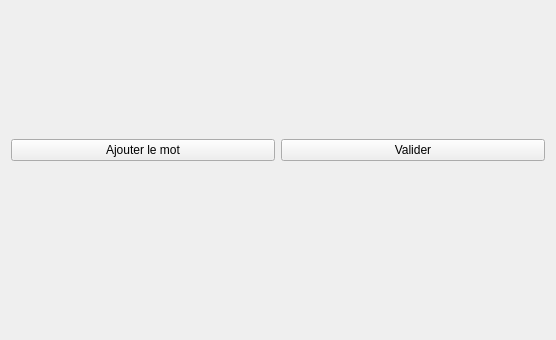
<?xml version="1.0" encoding="UTF-8"?>
<ui version="4.0">
 <class>WidgetNewVocabLastStep</class>
 <widget class="QWidget" name="WidgetNewVocabLastStep">
  <property name="geometry">
   <rect>
    <x>0</x>
    <y>0</y>
    <width>556</width>
    <height>340</height>
   </rect>
  </property>
  <property name="windowTitle">
   <string>Form</string>
  </property>
  <layout class="QVBoxLayout" name="verticalLayout_2">
   <item>
    <spacer name="verticalSpacer_2">
     <property name="orientation">
      <enum>Qt::Vertical</enum>
     </property>
     <property name="sizeHint" stdset="0">
      <size>
       <width>20</width>
       <height>40</height>
      </size>
     </property>
    </spacer>
   </item>
   <item>
    <layout class="QVBoxLayout" name="verticalLayout">
     <item>
      <layout class="QHBoxLayout" name="layoutAddingBtn"/>
     </item>
     <item>
      <layout class="QHBoxLayout" name="layoutLblName"/>
     </item>
     <item>
      <layout class="QHBoxLayout" name="layoutForQLineEdit"/>
     </item>
     <item>
      <layout class="QHBoxLayout" name="layoutRemovingBtn"/>
     </item>
    </layout>
   </item>
   <item>
    <layout class="QHBoxLayout" name="horizontalLayout">
     <item>
      <widget class="QPushButton" name="btnAddWord">
       <property name="text">
        <string>Ajouter le mot</string>
       </property>
      </widget>
     </item>
     <item>
      <widget class="QPushButton" name="validBtn">
       <property name="text">
        <string>Valider</string>
       </property>
      </widget>
     </item>
    </layout>
   </item>
   <item>
    <widget class="QLabel" name="lblLastWord">
     <property name="styleSheet">
      <string notr="true"/>
     </property>
     <property name="text">
      <string/>
     </property>
     <property name="alignment">
      <set>Qt::AlignLeading|Qt::AlignLeft|Qt::AlignVCenter</set>
     </property>
    </widget>
   </item>
   <item>
    <widget class="QLabel" name="lblError">
     <property name="styleSheet">
      <string notr="true">color:red;</string>
     </property>
     <property name="text">
      <string/>
     </property>
    </widget>
   </item>
   <item>
    <spacer name="verticalSpacer">
     <property name="orientation">
      <enum>Qt::Vertical</enum>
     </property>
     <property name="sizeHint" stdset="0">
      <size>
       <width>20</width>
       <height>40</height>
      </size>
     </property>
    </spacer>
   </item>
  </layout>
 </widget>
 <resources/>
 <connections/>
</ui>
